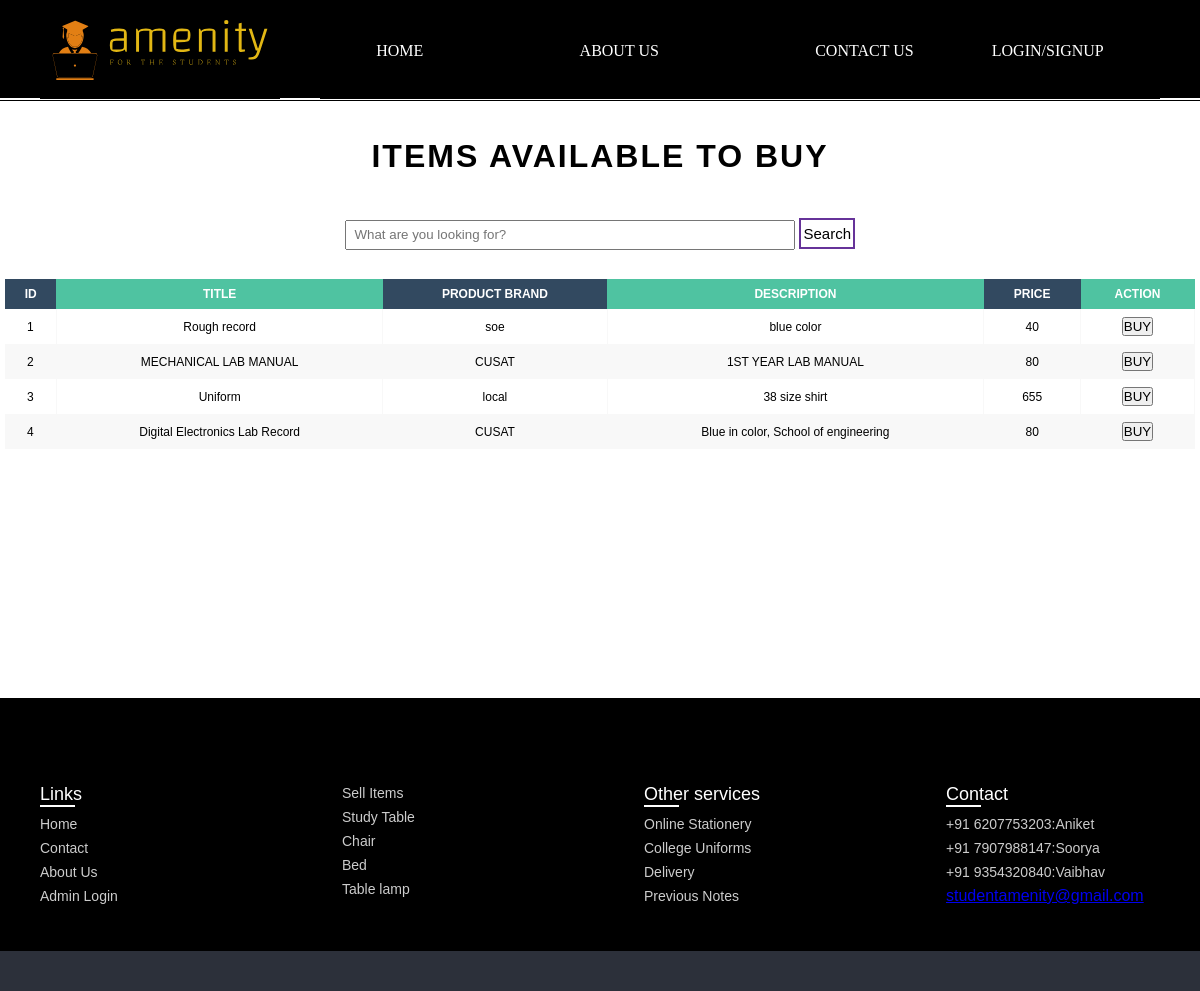
Screenshot of /amenities.php with the database file from the repository.
### tables this page shows
CREATE TABLE `products` (
  `product_id` int(100) NOT NULL,
  `product_cat` int(100) NOT NULL,
  `product_brand` varchar(100) NOT NULL,
  `product_title` varchar(255) NOT NULL,
  `product_price` int(100) NOT NULL,
  `product_desc` text NOT NULL
);

### amenities.php (the view, shortened to what this page needs)
<?php
include("connection.php");
$db= $con;
$tableName="products";
$columns= ['product_id', 'product_cat','product_brand','product_title','product_price', 'product_desc'];
$fetchData = fetch_data($db, $tableName, $columns);
function fetch_data($db, $tableName, $columns){
 if(empty($db)){
  $msg= "Database connection error";
 }elseif (empty($columns) || !is_array($columns)) {
  $msg="columns Name must be defined in an indexed array";
 }elseif(empty($tableName)){
   $msg= "Table Name is empty";
}else{
$columnName = implode(", ", $columns);
$query = "SELECT ".$columnName." FROM $tableName"." ORDER BY product_id DESC";
$result = $db->query($query);
if($result== true){
 if ($result->num_rows > 0) {
    $row= mysqli_fetch_all($result, MYSQLI_ASSOC);
    $msg= $row;
 } else {
    $msg= "No Data Found";
 }
}else{
  $msg= mysqli_error($db);
}
}
return $msg;
}
?>
<!DOCTYPE html>
<html lang="en">
<head>
    <link rel="stylesheet" href="css/style.css">
    <link rel="stylesheet" href="css/footer.css">
    <link rel="stylesheet" href="css/table2.css">
    <link rel="stylesheet" href="css/slider.css">
    <link rel="stylesheet" href="https://cdnjs.cloudflare.com/ajax/libs/font-awesome/4.7.0/css/font-awesome.min.css">
</head>
<body>
    <body>
    <div class="container">
            <div class="container" id="one">
                <div id="logo1"><a href="welcome.php"><img src="imgss/newlogo.svg" alt=""></a></div>
            </div>
            <div class="container" id="two">
                <div class="item" id="item-1"><a class="item" style="" href="welcome.php">HOME</div>
                <div class="item" id="item-2"><a class="item" style="" href="about.php">ABOUT US</div>
                <div class="item" id="item-3"><a class="item" style="" href="contact.php">CONTACT US</a></div>
                <div class="item" id="item-4"><a class="item" style="text-decoration: none" href="Signup.php">LOGIN/SIGNUP</a></div>
            </div>
    </div>
        <div class="content" style="width :100%;height: 600px;padding-top:100px;">
        <div class="mid">
<h1 style="letter-spacing:2px;" > ITEMS AVAILABLE TO BUY      </h1>
<br><br>
<div class="search">
  <form class="form-inline" method="post" action="s@a.php">
  <input type="text" name="roll_no" class="searchTerm" placeholder="  What are you looking for?">
    <button type="submit" name="submit" class="btn btn-primary">Search</button>
  </form>
</div>
</div>
<br>
<div class="contaainer">
 <div class="row">
   <div class="col-sm-8">
    <div class="table-responsive" style="padding:5px">
    <table class="fl-table">
        <thead>
        <tr>
        <th>ID</th>
        <th>TITLE</th>
        <th>PRODUCT BRAND</th>
        <th>DESCRIPTION</th>
         <th>PRICE</th>
         <th>ACTION</th>
        </tr>
        </thead>
        <tbody>
  <?php
      if(is_array($fetchData)){
      $sn=1;
      foreach($fetchData as $data){
    ?>
      <td><?php echo $sn??''; ?></td>
      <td><?php echo $data['product_title']??''; ?></td>
      <td><?php echo $data['product_brand']??''; ?></td>
      <td><?php echo $data['product_desc']??''; ?></td>
      <td><?php echo $data['product_price']??''; ?></td>
      <td><button class="buy_btn" onclick="buy(<?php echo $data['product_id'] ?>)"> BUY </button></td>
     <?php
      $sn++;}}?>
    </tbody>
     </table>
   </div>
</div>
</div>
</div>
</div>
        <footer>
            <div class="content">
                <div class="link-boxes">
                    <ul class="box">
                        <li class="link_name">Links</li>
                        <li><a href="index.php">Home</a></li>
                        <li><a href="contact.php">Contact</a></li>
                        <li><a href="#">About Us</a></li>
                        <li><a href="admin/admin.php">Admin Login</a></li>
                    </ul>
                    <ul class="box">
                        <li ><a href="login.php">Sell Items</a></li>
                        <li><a href="#">Study Table</a></li>
                        <li><a href="#">Chair</a></li>
                        <li><a href="#">Bed</a></li>
                        <li><a href="#">Table lamp</a></li>
                    </ul>
                    <ul class="box">
                        <li class="link_name">Other services</li>
                        <li><a href="#">Online Stationery</a></li>
                        <li><a href="#">College Uniforms</a></li>
                        <li><a href="#">Delivery</a></li>
                        <li><a href="#">Previous Notes</a></li>
                    </ul>
                    <ul class="box">
                        <li class="link_name">Contact</li>
                        <li><a href="#">+91 6207753203:Aniket</a></li>
                        <li><a href="#">+91 7907988147:Soorya</a></li>
                        <li><a href="#">+91 9354320840:Vaibhav</a></li>
                        <p><a href="mailto:someone@example.com">studentamenity@gmail.com</a></p>
                    </ul>
                </div>
            </div>
            <div class="bottom-details">
                <div class="bottom_text">
                </div>
            </div>
        </footer>
    </body>
</html>

### css/style.css (style rules this page uses)
* { margin: 0; padding: 0; }
.btn { padding: 5px 2px; margin: 7px 0; border: 2px solid rebeccapurple; border: radius 3px; font-size: 15px; background: none; cursor: pointer; }
.container { display: flex; justify-content: space-evenly; align-items: center; height: 98px; color: white; background-color: black; border-top: 2px solid black; cursor: pointer; }
.container a { font-size: 16px; color: white; text-decoration: none; }
.item { font-family: 'Rubik Beastly', cursive; margin: 2px; font-size: 2PX; padding: 9px; color: white; border-radius: 9px; }
#logo1 img { height: 60px; }
#one { width: 20%; border: none; display: flex; align-items: center; justify-content: center; }
#two { width: 70%; display: flex; align-items: center; justify-content: space-evenly; }

### css/footer.css (style rules this page uses)
footer { background: #000; width: 100%; height: auto; }
footer::before { content: ''; position: absolute; left: 0; top: 100px; height: 1px; width: 100%; background: #000; }
footer .content { max-width: 1250px; margin: auto; padding: 30px 40px 40px 40px; }
footer .content .link-boxes { width: 100%; display: flex; justify-content: space-between; }
footer .content .link-boxes .box { width: calc(100% / 5 - 10px); }
.content .link-boxes .box .link_name { color: #fff; font-size: 18px; font-weight: 400; margin-bottom: 10px; position: relative; }
.link-boxes .box .link_name::before { content: ''; position: absolute; left: 0; bottom: -2px; height: 2px; width: 35px; background: #fff; }
.content .link-boxes .box li { margin: 6px 0; list-style: none; }
.content .link-boxes .box li a { color: #fff; font-size: 14px; font-weight: 400; text-decoration: none; opacity: 0.8; transition: all 0.4s ease }
footer .bottom-details { width: 100%; background: #2c303a; }
footer .bottom-details .bottom_text { max-width: 1250px; margin: auto; padding: 20px 40px; display: flex; justify-content: space-between; }

### css/table2.css (style rules this page uses)
* { box-sizing: border-box; -webkit-box-sizing: border-box; -moz-box-sizing: border-box; }
body { font-family: Helvetica; -webkit-font-smoothing: antialiased; }
.fl-table { border-radius: 5px; font-size: 12px; font-weight: normal; border: none; border-collapse: collapse; width: 100%; max-width: 100%; white-space: nowrap; background-color: white; }
.fl-table td, .fl-table th { text-align: center; padding: 8px; }
.fl-table td { border-right: 1px solid #f8f8f8; font-size: 12px; }
.fl-table thead th { color: #ffffff; background: #4FC3A1; }
.fl-table thead th:nth-child(odd) { color: #ffffff; background: #324960; }

### amenities.php (style rules this page uses)
.mid { width:100%; display:flex; justify-content:center; margin-top:-60px; align-items:center; flex-direction:column; }
.searchTerm { height:30px; width:450px; }

### rows the page displays
products: product_title "Rough record", product_brand "soe", product_desc "blue color", product_price "40"
products: product_title "MECHANICAL LAB MANUAL", product_brand "CUSAT", product_desc "1ST YEAR LAB MANUAL", product_price "80"
products: product_title "Uniform", product_brand "local", product_desc "38 size shirt", product_price "655"
products: product_title "Digital Electronics Lab Record", product_brand "CUSAT", product_desc "Blue in color, School of engineering", product_price "80"
